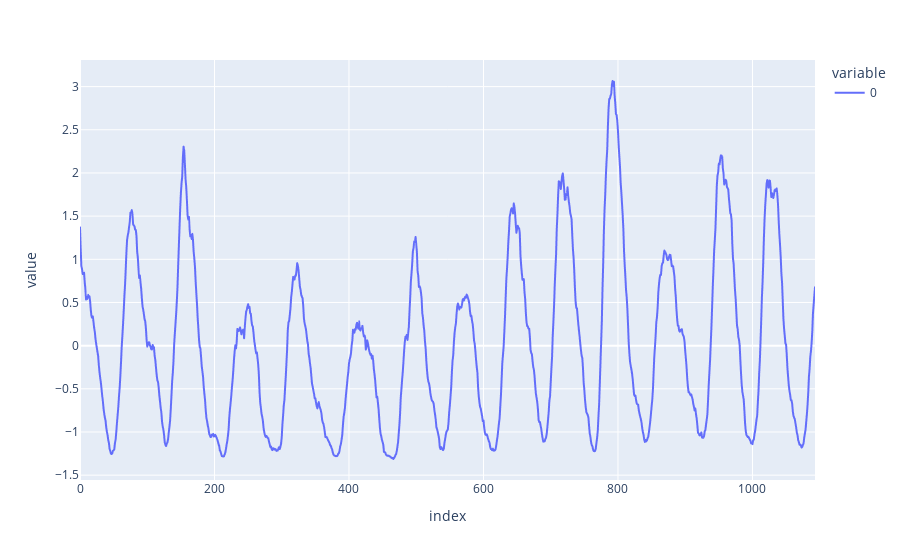

Write notebook code for a chart like this one.
### Markdown cell above
The data preprocessing is the same as was introduced in the previous section. We will use data before the year 2000 as training, the rest is used for validation.

### Code cell
px.line(spots_train)

### Figure 1 — Plotly figure (JSON) as saved in the notebook; plotly's stock layout.template omitted (floating-point values rounded to 4 significant figures; data arrays with more than 128 entries replaced by an {"elided": "..."} marker saying what was removed)
{"data": [{"hovertemplate": "variable=0<br>index=%{x}<br>value=%{y}<extra></extra>", "legendgroup": "0", "line": {"color": "#636efa", "dash": "solid"}, "marker": {"symbol": "circle"}, "mode": "lines", "name": "0", "showlegend": true, "type": "scattergl", "x": {"elided": "1094 int values"}, "xaxis": "x", "y": {"elided": "1094 float values"}, "yaxis": "y"}], "layout": {"legend": {"title": {"text": "variable"}, "tracegroupgap": 0}, "margin": {"t": 60}, "xaxis": {"anchor": "y", "domain": [0, 1], "title": {"text": "index"}}, "yaxis": {"anchor": "x", "domain": [0, 1], "title": {"text": "value"}}}}
